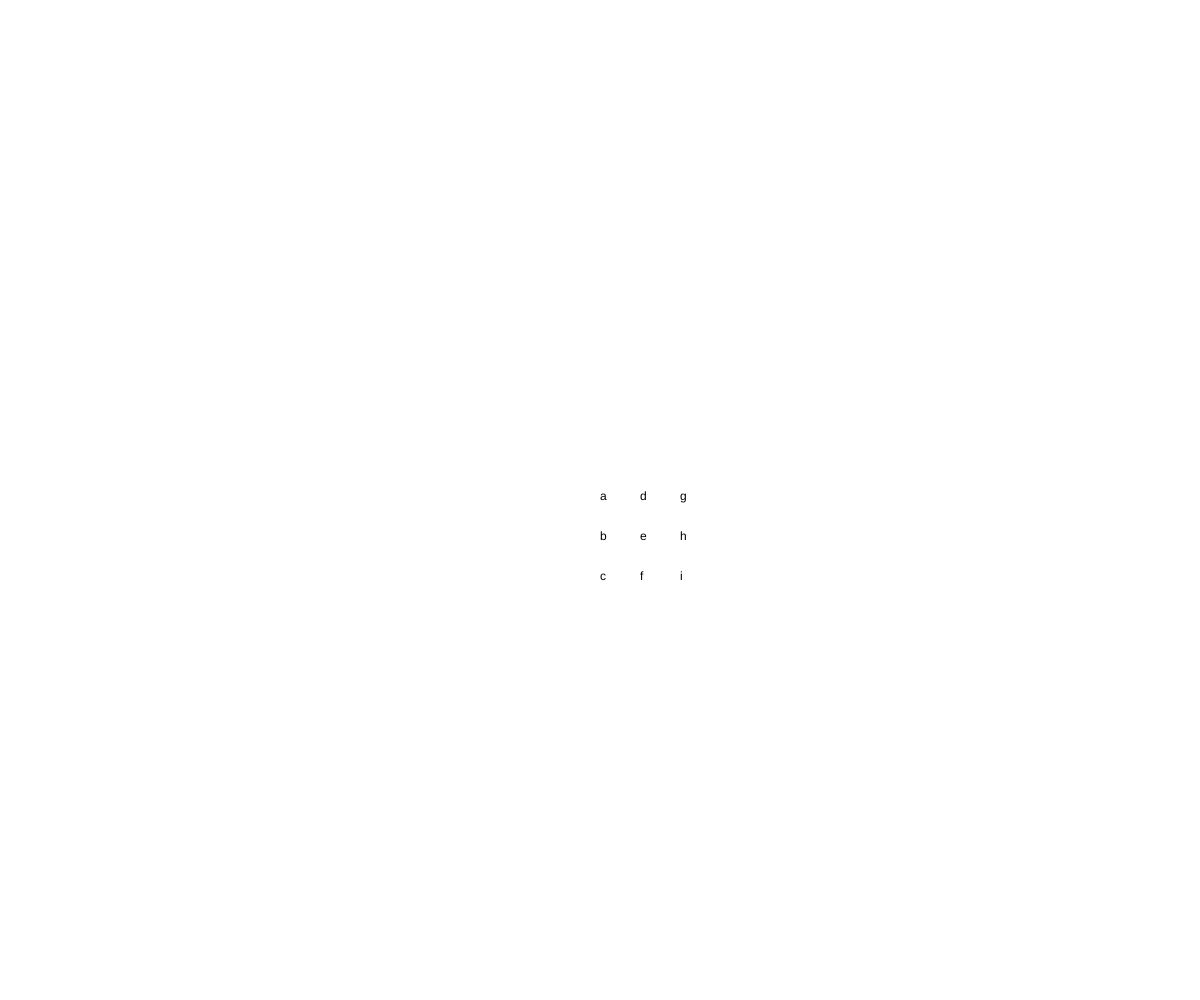
Frame 1 (no input)
Frame 60 (no input): identical to frame 1, image omitted
Frame 120 (the mouse pressed at the canvas centre since frame 60): identical to frame 1, image omitted

The p5.js sketch that drew this single still picture (run headless with seeded random() and noise() and a simulated clock; from frame 60 on, the mouse is pressed at the canvas centre):

// p5.js sketch
// ── sketch.js
function setup() {
    createCanvas(windowWidth, windowHeight);
    words = ['a', 'b', 'c', 'd', 'e', 'f', 'g', 'h', 'i'];
    vecs = [[0, 0], [0, 1], [0, 2], [1, 0], [1, 1], [1, 2], [2, 0], [2, 1], [2, 2]];

    scale = 40.0;
    zoom = 1.0;
    zoomSpeed = 0.1;

    windowOrigin = [windowWidth / 2, windowHeight / 2]
    worldOrigin = [0.0, 0.0]
}

function draw() {
    background('white');

    for(var i = 0; i < words.length; i++) {
        windowCoord = worldToWindow(vecs[i])
        text(
            words[i],
            windowCoord[0],
            windowCoord[1]
            )
    }
}

function worldToWindow(coord) {
    return [
        (coord[0] - worldOrigin[0]) * scale * zoom + windowOrigin[0],
        (coord[1] - worldOrigin[1]) * scale * zoom + windowOrigin[1]
    ];
}

function windowToWorld(coord) {
    return [
        (coord[0] - windowOrigin[0]) / (scale * zoom) + worldOrigin[0],
        (coord[1] - windowOrigin[1]) / (scale * zoom) + worldOrigin[1]
    ];
}

function mouseCoord() {
    return [mouseX, mouseY];
}

function mouseWheel(event) {
    // Shift the origins to the current mouse pos, so the zoom is natural
    worldOrigin = windowToWorld(mouseCoord());
    windowOrigin = mouseCoord();

    zoom += event.delta * zoomSpeed;
    zoom = constrain(zoom, 0.5, 20.0);

    return false;
}

function windowResized() {
	resizeCanvas(windowWidth, windowHeight);
	windowOrigin = [windowWidth / 2, windowHeight / 2]
}

function mouseDragged() {
    windowOrigin[0] += mouseX - pmouseX;
    windowOrigin[1] += mouseY - pmouseY;
}
